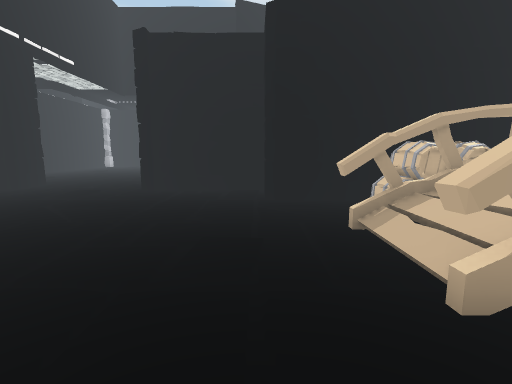
View 1 (above)

23 first-person views from a walk through a scene from a Unity 3-D project. The camera is 1.3 m above the floor, tilts 8° down and sees 85° across. The floor is counted in squares, 1 m on a side. Each view is taken from the middle of a square. On the plan, view 1 faces up. The plan holds only what a view shows up to about 13 squares ahead; the rest is blank. The place goes on beyond the plan. The player is left out.

View 2
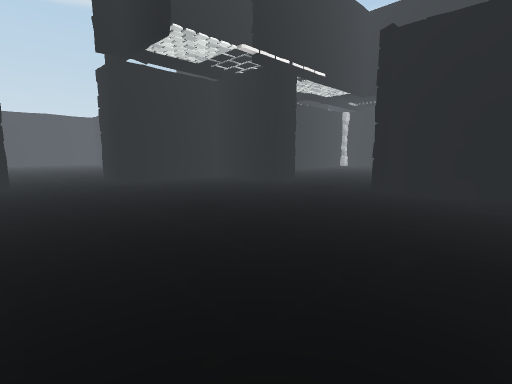

View 3
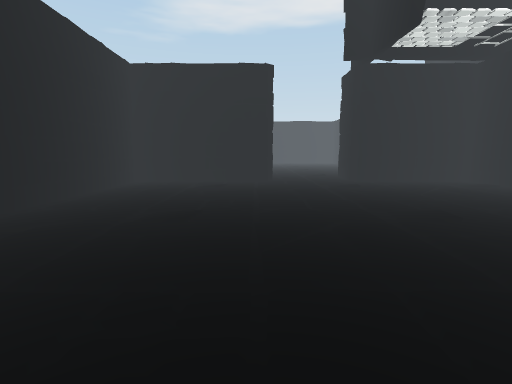

View 4
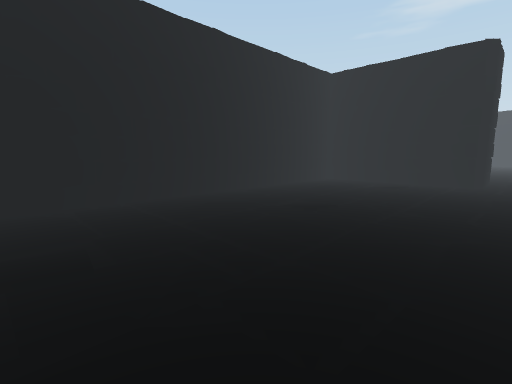

View 5
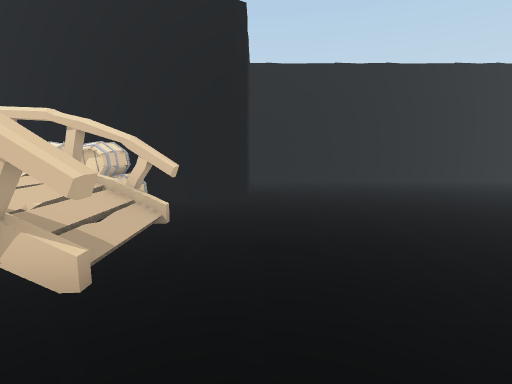

View 6
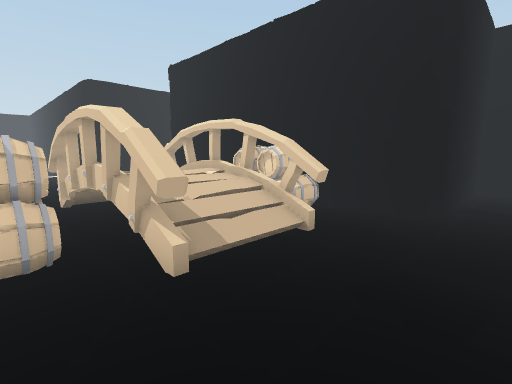

View 7
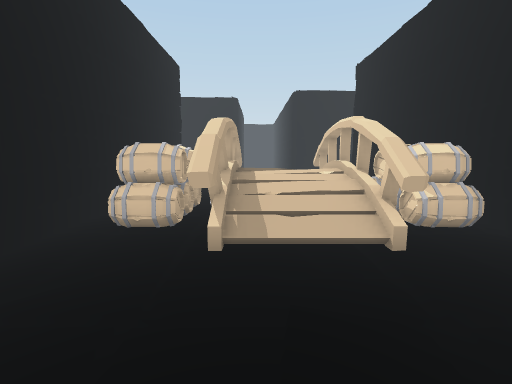

View 8
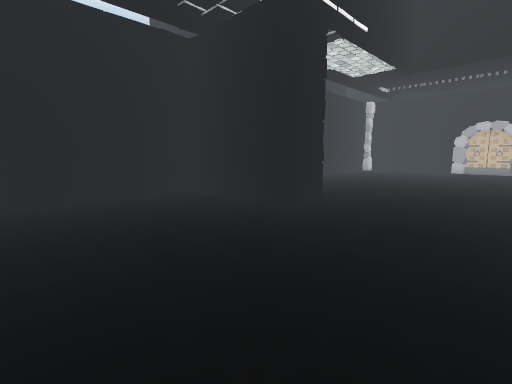

View 9
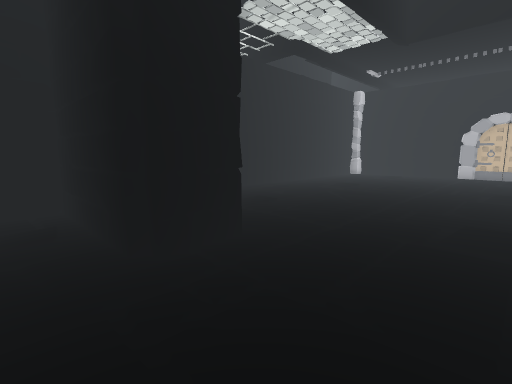

View 10
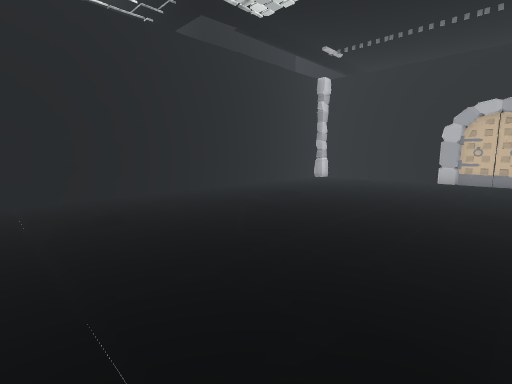

View 11
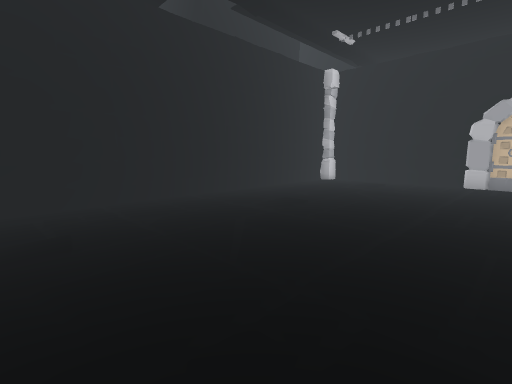

View 12
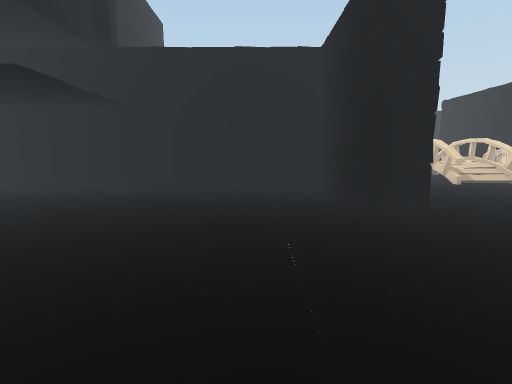

View 13
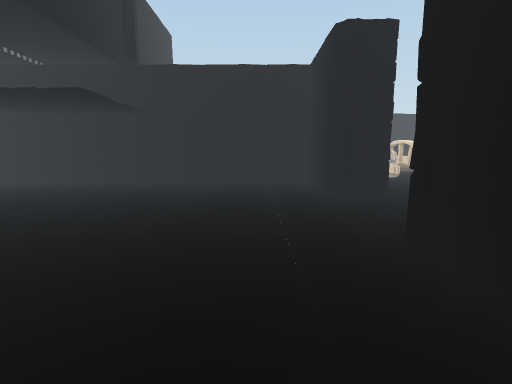

View 14
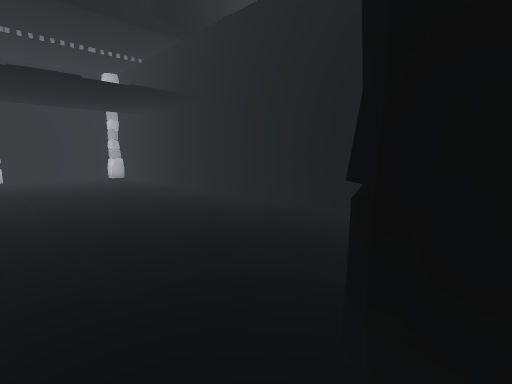

View 15
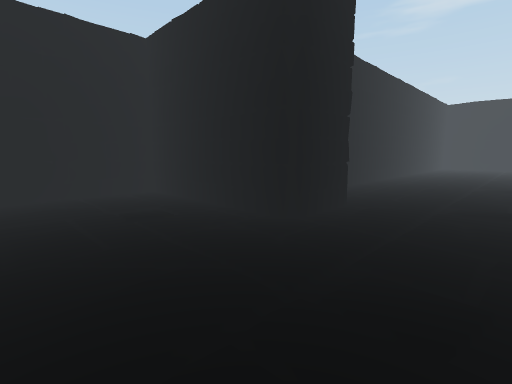

View 16
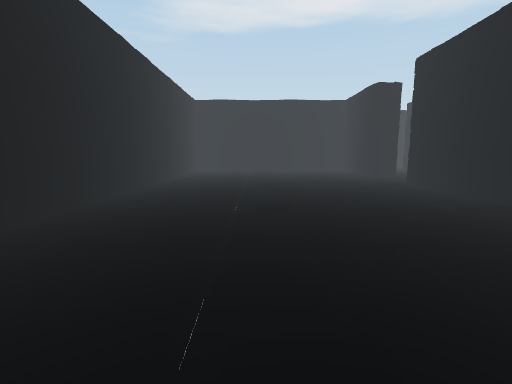

View 17
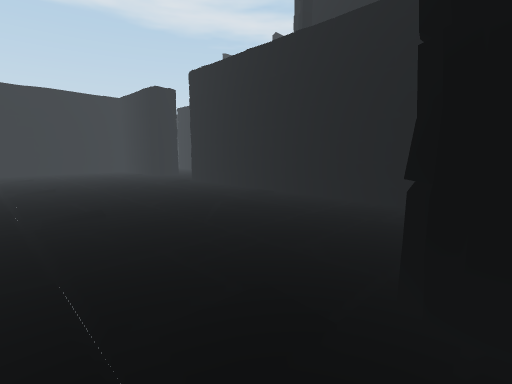

View 18
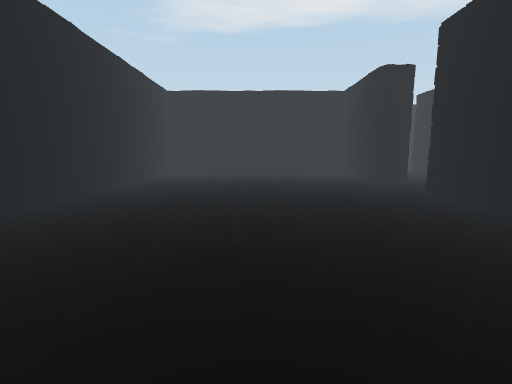

View 19
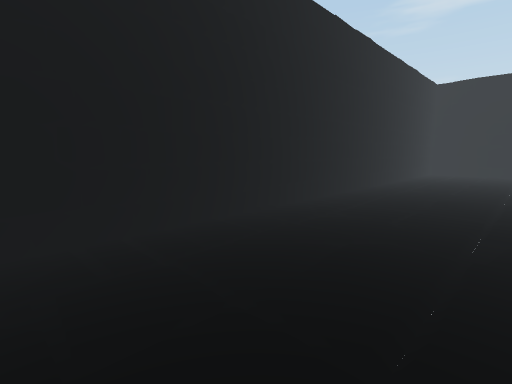

View 20
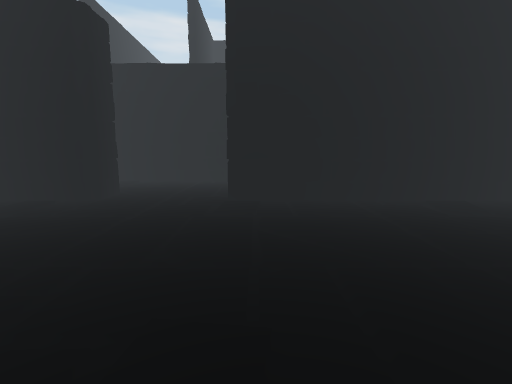

View 21
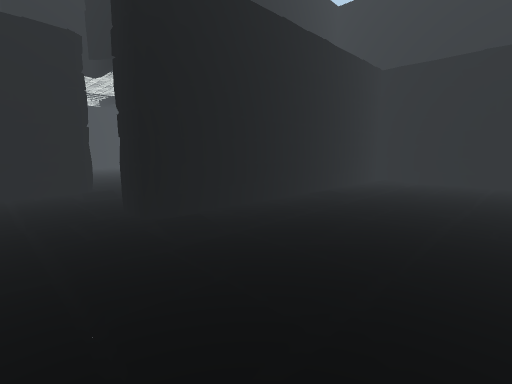

View 22
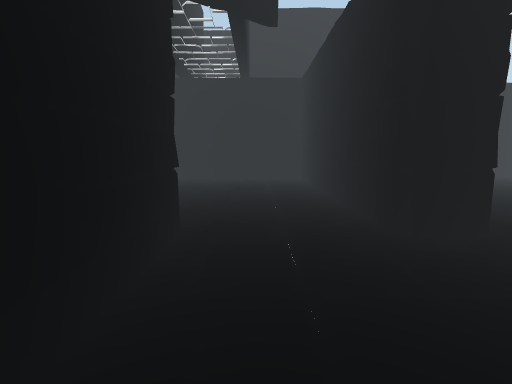

View 23
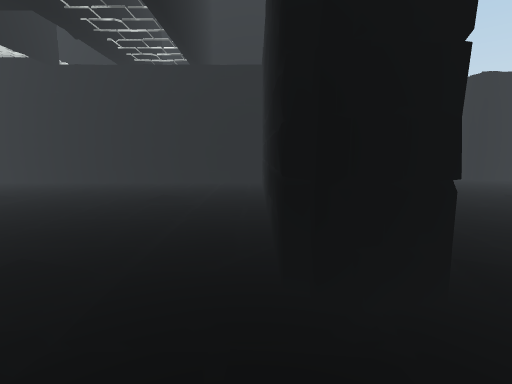

### Floor plan
Key: @ floor where view 1 was taken; # wall or solid block; x gap in a wall; . floor; / step, stairs or slope; = window, fence, low wall or low ledge; O other object.
Columns run from 30 left of view 1 to 5 right of it. Each row starts with its distance up from view 1.
 26                   ##       #
 25                  O.....OO  //
 24                 #........ .....
 23                 ##............#O
 22               #  #x ..........
 21               #  #.............
 20             ..####.............
 19            ....##.. ..........####
 18           .....###............##
 17           ... ## #  ...........#
 16      ..   ... #  #  ...........#
 15 #####.. ......####............##
 14 #........ .....##.. ..........#
 13 ...............###............#
 12 ..............## #  .. .......#
 11  ...##.####.###     ..x....####
 10 #...###########    ####...#####
  9 #........##...######......##.##
  8 ................##............####
  7 ................##x .............###
  6 ................##...............OOO
  5 ................##..............x###
  4 ................##..............O=##
  3 ................................O#=#
  2 ................................####
  1 ................###..............OOO
  0 ................ ##...........@..#OO
 -1 ##.####.####.##   #............###
 -2  ###  ###  ###    #............#
 -3                   #...........##
 -4                   #...........#
 -5                   ##........###
 -6                    ##########

Where each view was taken, in squares from view 1:
view 1: 0 up, 0 right, facing up
view 2: 0 up, 0 right, facing up-left
view 3: 0 up, 0 right, facing left
view 4: 2 up, 0 right, facing down-left
view 5: 7 up, 0 right, facing down
view 6: 6 up, 1 left, facing down-right
view 7: 4 up, 2 left, facing right
view 8: 4 up, 4 left, facing up-left
view 9: 8 up, 5 left, facing up-left
view 10: 12 up, 5 left, facing up-left
view 11: 13 up, 6 left, facing up-left
view 12: 13 up, 10 left, facing right
view 13: 13 up, 12 left, facing right
view 14: 10 up, 5 left, facing up-right
view 15: 4 up, 8 left, facing down-left
view 16: 3 up, 14 left, facing left
view 17: 2 up, 14 left, facing up-left
view 18: 4 up, 17 left, facing left
view 19: 3 up, 16 left, facing down-left
view 20: 2 up, 25 left, facing up
view 21: 4 up, 28 left, facing up-right
view 22: 13 up, 30 left, facing right
view 23: 11 up, 28 left, facing right
